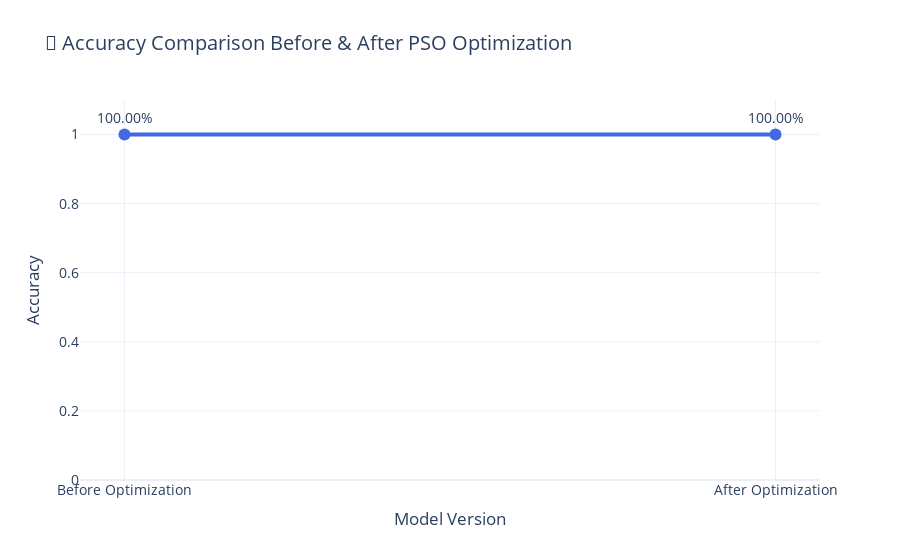

The notebook cell saved with this chart:
### Code cell
import plotly.graph_objects as go
from sklearn.metrics import accuracy_score

# حساب الدقة
accuracy_before = accuracy_score(y_test, y_pred_basic)
accuracy_after = accuracy_score(y_test, y_pred_opt)

# إعداد البيانات
labels = ['Before Optimization', 'After Optimization']
accuracies = [accuracy_before, accuracy_after]

# إنشاء المخطط التفاعلي
fig = go.Figure()

fig.add_trace(go.Scatter(
    x=labels,
    y=accuracies,
    mode='lines+markers+text',
    text=[f'{a:.2%}' for a in accuracies],
    textposition='top center',
    line=dict(color='royalblue', width=4),
    marker=dict(size=12, color='royalblue'),
    name='Accuracy'
))

# تخصيص شكل الجراف
fig.update_layout(
    title='🎯 Accuracy Comparison Before & After PSO Optimization',
    xaxis_title='Model Version',
    yaxis_title='Accuracy',
    yaxis=dict(range=[0, 1.1]),
    template='plotly_white',
    font=dict(size=14),
    showlegend=False
)

fig.show()

### Figure 1 — Plotly figure (JSON) as saved in the notebook; plotly's stock layout.template omitted (floating-point values rounded to 4 significant figures)
{"data": [{"line": {"color": "royalblue", "width": 4}, "marker": {"color": "royalblue", "size": 12}, "mode": "lines+markers+text", "name": "Accuracy", "text": ["100.00%", "100.00%"], "textposition": "top center", "type": "scatter", "x": ["Before Optimization", "After Optimization"], "y": [1, 1]}], "layout": {"font": {"size": 14}, "showlegend": false, "title": {"text": "🎯 Accuracy Comparison Before & After PSO Optimization"}, "xaxis": {"title": {"text": "Model Version"}}, "yaxis": {"range": [0, 1.1], "title": {"text": "Accuracy"}}}}
